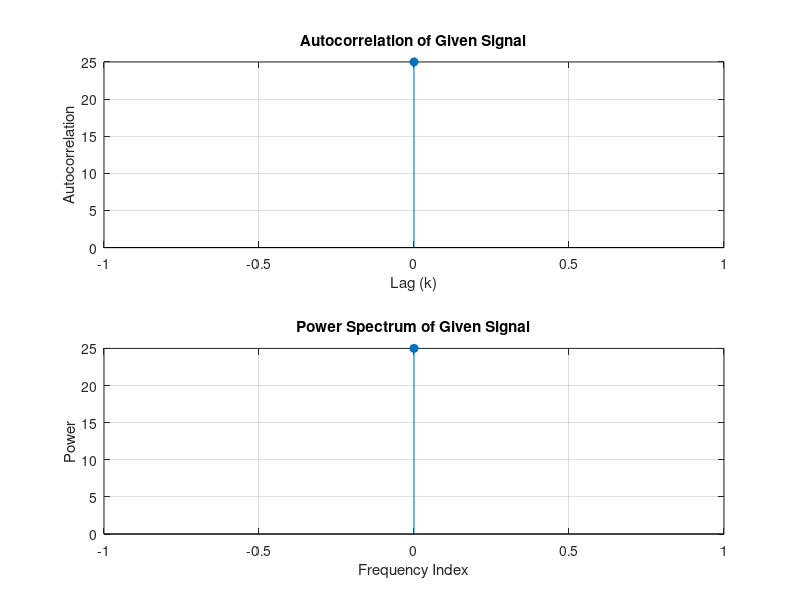

This chart was generated by the following MATLAB code:
clc;
clear;
close all;

% Enter the given discrete-time signal
x = input('Enter the signal for autocorrelation: ');

% Find the length of the signal
N = length(x);

% Initialize autocorrelation sequence
r = zeros(1, 2*N - 1);

% Calculate autocorrelation for different time lags
for k = -(N-1):(N-1)

    correlation_sum = 0;

    for n = 1:N

        % Check whether the shifted sample is within the signal range
        if (n-k >= 1) && (n-k <= N)

            % Multiply corresponding samples and accumulate
            correlation_sum = correlation_sum + x(n) * x(n-k);

        end

    end

    % Store the autocorrelation value
    r(k+N) = correlation_sum;

end

% Display the autocorrelation sequence
disp('Autocorrelation sequence:');
disp(r);

% Plot autocorrelation
subplot(2,1,1);
stem(-(N-1):(N-1), r, 'filled');
xlabel('Lag (k)');
ylabel('Autocorrelation');
title('Autocorrelation of Given Signal');
grid on;

% Calculate the Fourier Transform of the signal
X = fft(x);

% Calculate the power spectrum
P = abs(X).^2 / N;

% Display the power spectrum
disp('Power Spectrum:');
disp(P);

% Plot power spectrum
subplot(2,1,2);
stem(0:N-1, P, 'filled');
xlabel('Frequency Index');
ylabel('Power');
title('Power Spectrum of Given Signal');
grid on;
